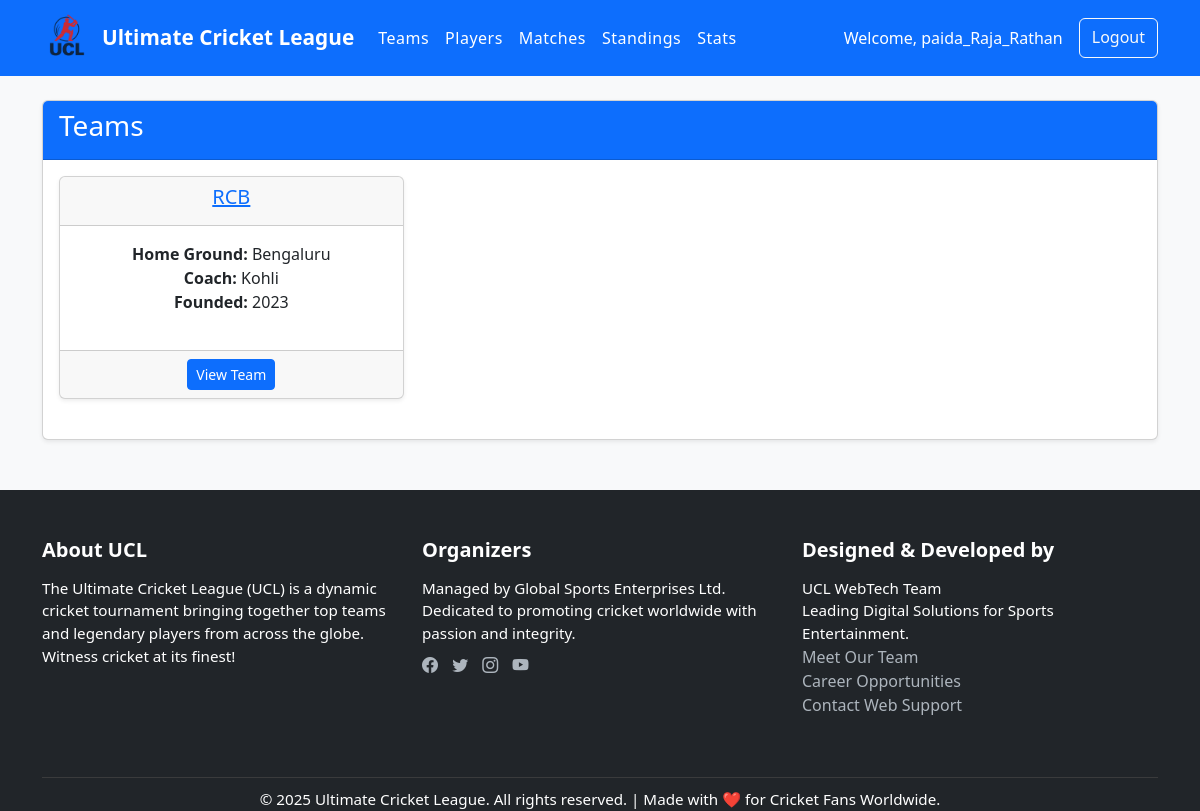
The app's page /teams/ (signed in), older data.
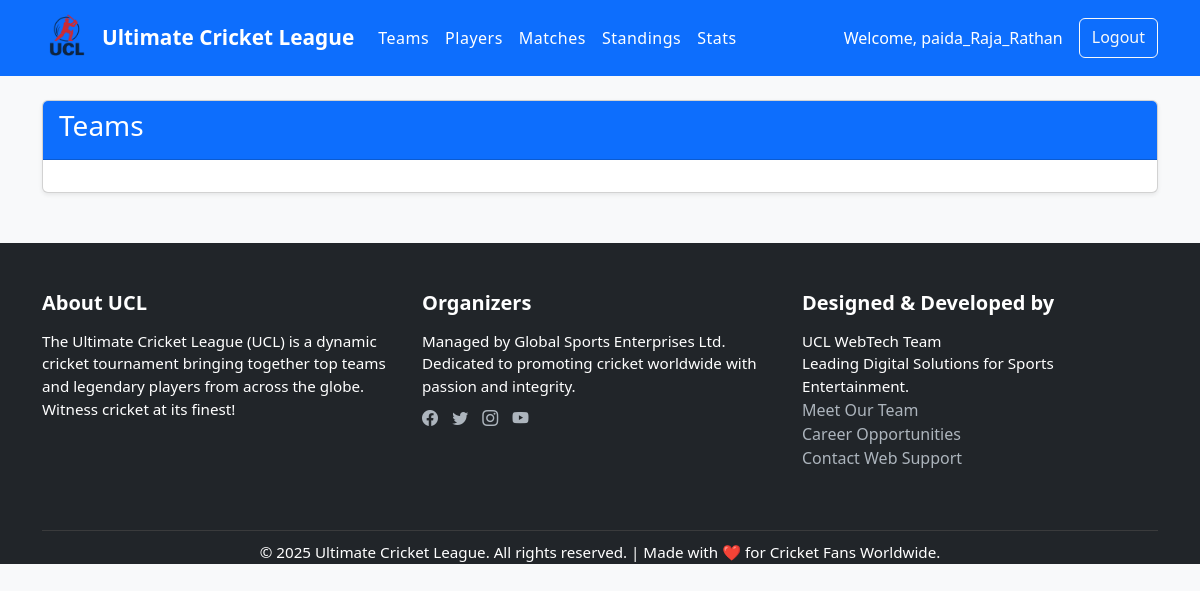
The same page, newer data.
### tournament/models.py (models this page shows, shortened)
class Team(models.Model):
    name = models.CharField(max_length=100, unique=True)
    short_name = models.CharField(max_length=3, blank=True)
    logo = models.ImageField(upload_to='team_logos/', null=True, blank=True)
    home_ground = models.CharField(max_length=100)
    captain = models.ForeignKey('Player', on_delete=models.SET_NULL, null=True, blank=True, related_name='captain_of')
    coach = models.CharField(max_length=100)
    founded = models.PositiveIntegerField()
    public = models.BooleanField(default=True)
    manager = models.ForeignKey(User, on_delete=models.CASCADE, related_name='managed_teams', null=True, blank=True)
    matches_played = models.PositiveIntegerField(default=0)
    wins = models.PositiveIntegerField(default=0)
    losses = models.PositiveIntegerField(default=0)
    draws = models.PositiveIntegerField(default=0)
    points = models.PositiveIntegerField(default=0)  # Added concrete points field
    total_matches = models.IntegerField(default=0)
    wins = models.IntegerField(default=0)
    losses = models.IntegerField(default=0)
    draws = models.IntegerField(default=0)
    points = models.IntegerField(default=0)

### tournament/views.py (the view)
# urls.py: path('teams/', views.team_list, name='teams'),
@login_required
def team_list(request):
    teams = Team.objects.all().order_by('name')
    return render(request, 'tournament/teams.html', {'teams': teams})

### tournament/templates/tournament/teams.html (shortened to what this page needs)
{% extends 'tournament/base.html' %}
{% load static%}
{% block content %}
    <div class="card">
        <div class="card-header bg-primary text-white">
            <h3>Teams</h3>
        </div>
        <div class="card-body">
            <div class="row">
                {% for team in teams %}
                    <div class="col-md-4 mb-4">
                        <div class="card h-100">
                            <div class="card-header">
                                <h5 class="card-title text-center">
                                    <a href="{% url 'team_detail' team.id %}">{{ team.name }}</a>
                                </h5>
                            </div>
                            <div class="card-body text-center">
                                <p class="card-text">
                                    <strong>Home Ground:</strong> {{ team.home_ground }}<br>
                                    <strong>Coach:</strong> {{ team.coach }}<br>
                                    <strong>Founded:</strong> {{ team.founded }}
                                </p>
                            </div>
                            <div class="card-footer text-center">
                                <a href="{% url 'team_detail' team.id %}" class="btn btn-primary btn-sm">View Team</a>
                            </div>
                        </div>
                    </div>
                {% endfor %}
            </div>
        </div>
    </div>
{% endblock %}

Row changes from the older to the newer data that the page shows:
removed Team: name "RCB", home_ground "Bengaluru", coach "Kohli", founded "2023"
